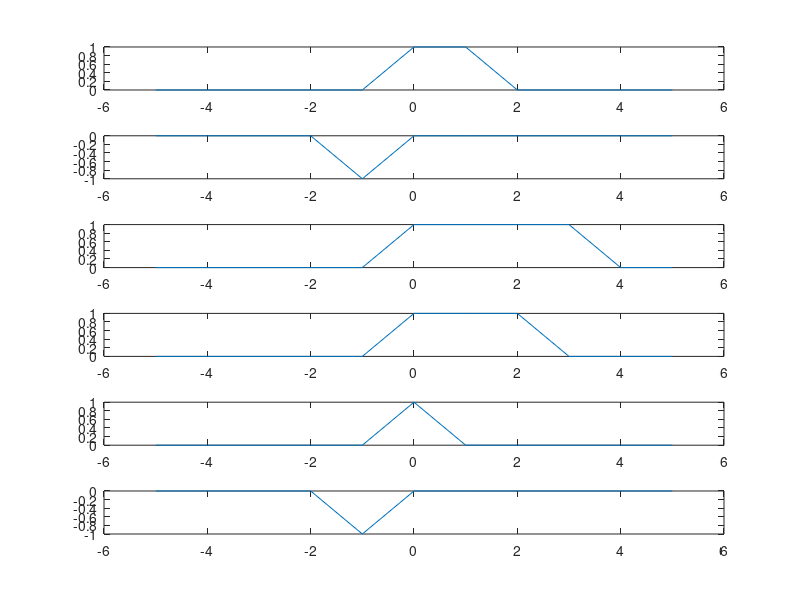
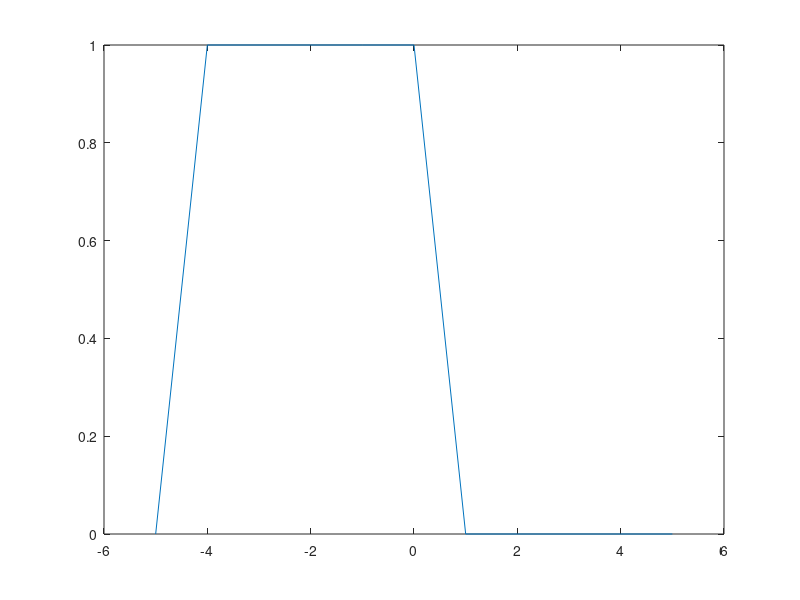

These figures' MATLAB source, in order:
T = 1.5;
t = -5:1:5;
pulse = @(t, T) (t >= 0)-(t-T >= 0);

subplot(611);
plot(t, pulse(t, T));

subplot(612);
plot(t, pulse(t, T-3));

subplot(613);
plot(t, pulse(t, T+2.5));

subplot(614);
plot(t, pulse(t, 2*T));

subplot(615);
plot(t, pulse(t, T/2));

subplot(616);
plot(t, pulse(t, -T));

figure
plot(t, pulse(-0.2*t, 1));

